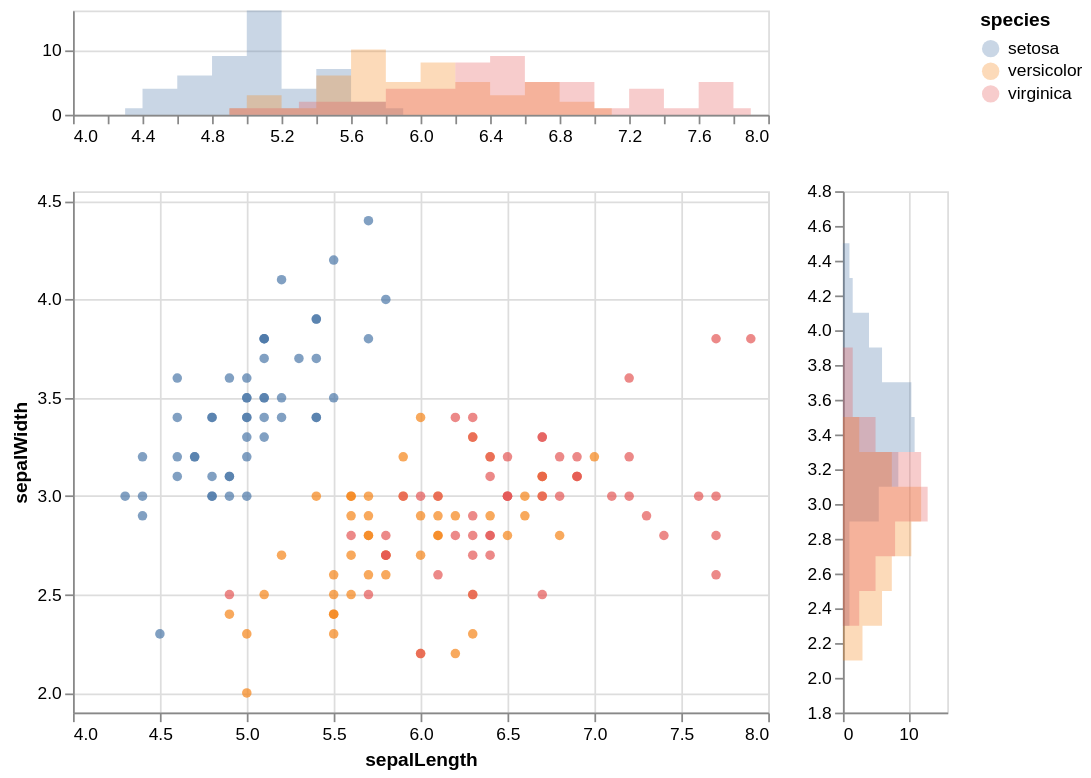

Source (Vega-Lite JSON):
### Vega-Lite specification from a JSON file in a GitHub repository (floating-point values rounded to 4 significant figures; data arrays with more than 128 entries replaced by an {"elided": "..."} marker saying what was removed)
{"config": {"view": {"height": 300, "width": 400}}, "$schema": "https://vega.github.io/schema/vega-lite/v2.4.1.json", "vconcat": [{"encoding": {"y": {"aggregate": "count", "stack": null, "type": "quantitative", "axis": {"title": ""}}, "x": {"bin": {"extent": [4.0, 8.0], "maxbins": 20}, "title": "sepalLength", "field": "properties.sepalLength", "stack": null, "type": "quantitative", "axis": {"title": ""}}, "color": {"title": "species", "field": "properties.species", "type": "nominal"}}, "data": {"values": {"features": {"elided": "150 records"}, "type": "FeatureCollection"}, "format": {"type": "json", "property": "features"}}, "height": 60, "mark": {"interpolate": "step", "type": "area", "opacity": 0.3}}, {"hconcat": [{"encoding": {"y": {"scale": {"domain": [1.9, 4.55]}, "title": "sepalWidth", "field": "properties.sepalWidth", "type": "quantitative"}, "x": {"scale": {"domain": [4.0, 8.0]}, "title": "sepalLength", "field": "properties.sepalLength", "type": "quantitative"}, "color": {"title": "species", "field": "properties.species", "type": "nominal"}}, "data": {"values": {"features": {"elided": "150 records"}, "type": "FeatureCollection"}, "format": {"type": "json", "property": "features"}}, "mark": "circle"}, {"encoding": {"y": {"bin": {"extent": [1.9, 4.55], "maxbins": 20}, "title": "sepalWidth", "field": "properties.sepalWidth", "stack": null, "type": "quantitative", "axis": {"title": ""}}, "x": {"aggregate": "count", "stack": null, "type": "quantitative", "axis": {"title": ""}}, "color": {"title": "species", "field": "properties.species", "type": "nominal"}}, "data": {"values": {"features": {"elided": "150 records"}, "type": "FeatureCollection"}, "format": {"type": "json", "property": "features"}}, "mark": {"interpolate": "step", "type": "area", "opacity": 0.3}, "width": 60}]}]}
